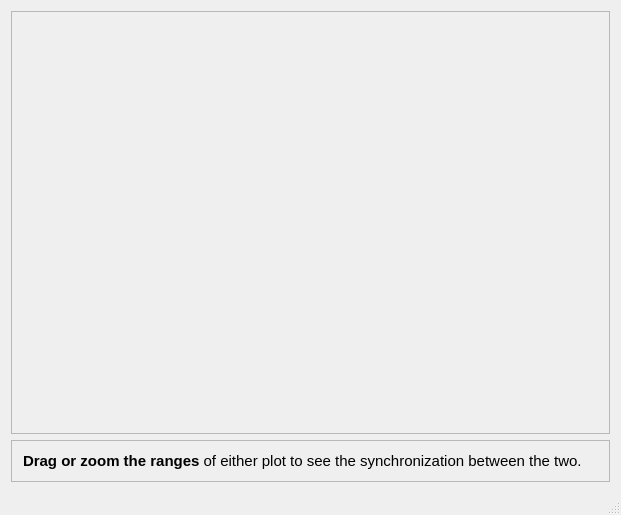
<?xml version="1.0" encoding="UTF-8"?>
<ui version="4.0">
 <class>MainWindow</class>
 <widget class="QMainWindow" name="MainWindow">
  <property name="geometry">
   <rect>
    <x>0</x>
    <y>0</y>
    <width>621</width>
    <height>515</height>
   </rect>
  </property>
  <property name="windowTitle">
   <string>QCustomPlot Synchronization Example</string>
  </property>
  <widget class="QWidget" name="centralWidget">
   <layout class="QVBoxLayout" name="verticalLayout">
    <item>
     <widget class="QFrame" name="frame_2">
      <property name="frameShape">
       <enum>QFrame::StyledPanel</enum>
      </property>
      <property name="frameShadow">
       <enum>QFrame::Sunken</enum>
      </property>
      <property name="lineWidth">
       <number>1</number>
      </property>
      <property name="midLineWidth">
       <number>0</number>
      </property>
      <layout class="QVBoxLayout" name="verticalLayout_3">
       <property name="spacing">
        <number>0</number>
       </property>
       <property name="margin">
        <number>0</number>
       </property>
       <item>
        <widget class="QCustomPlot" name="customPlot" native="true">
         <property name="sizePolicy">
          <sizepolicy hsizetype="Preferred" vsizetype="MinimumExpanding">
           <horstretch>0</horstretch>
           <verstretch>0</verstretch>
          </sizepolicy>
         </property>
        </widget>
       </item>
       <item>
        <widget class="QCustomPlot" name="customPlot2" native="true">
         <property name="sizePolicy">
          <sizepolicy hsizetype="Preferred" vsizetype="MinimumExpanding">
           <horstretch>0</horstretch>
           <verstretch>0</verstretch>
          </sizepolicy>
         </property>
        </widget>
       </item>
      </layout>
     </widget>
    </item>
    <item>
     <widget class="QFrame" name="frame">
      <property name="frameShape">
       <enum>QFrame::StyledPanel</enum>
      </property>
      <property name="frameShadow">
       <enum>QFrame::Raised</enum>
      </property>
      <layout class="QVBoxLayout" name="verticalLayout_2">
       <item>
        <widget class="QLabel" name="label">
         <property name="text">
          <string>&lt;!DOCTYPE HTML PUBLIC &quot;-//W3C//DTD HTML 4.0//EN&quot; &quot;http://www.w3.org/TR/REC-html40/strict.dtd&quot;&gt;
&lt;html&gt;&lt;head&gt;&lt;meta name=&quot;qrichtext&quot; content=&quot;1&quot; /&gt;&lt;style type=&quot;text/css&quot;&gt;
p, li { white-space: pre-wrap; }
&lt;/style&gt;&lt;/head&gt;&lt;body style=&quot; font-family:'Droid Sans'; font-size:10pt; font-weight:400; font-style:normal;&quot;&gt;
&lt;p style=&quot; margin-top:0px; margin-bottom:0px; margin-left:0px; margin-right:0px; -qt-block-indent:0; text-indent:0px;&quot;&gt;&lt;span style=&quot; font-family:'Ubuntu'; font-size:11pt; font-weight:600;&quot;&gt;Drag or zoom the ranges&lt;/span&gt;&lt;span style=&quot; font-family:'Ubuntu'; font-size:11pt;&quot;&gt; of either plot to see the synchronization between the two.&lt;/span&gt;&lt;/p&gt;&lt;/body&gt;&lt;/html&gt;</string>
         </property>
        </widget>
       </item>
      </layout>
     </widget>
    </item>
   </layout>
  </widget>
  <widget class="QMenuBar" name="menuBar">
   <property name="geometry">
    <rect>
     <x>0</x>
     <y>0</y>
     <width>621</width>
     <height>27</height>
    </rect>
   </property>
  </widget>
  <widget class="QStatusBar" name="statusBar"/>
 </widget>
 <layoutdefault spacing="6" margin="11"/>
 <customwidgets>
  <customwidget>
   <class>QCustomPlot</class>
   <extends>QWidget</extends>
   <header>../../qcustomplot.h</header>
   <container>1</container>
  </customwidget>
 </customwidgets>
 <resources/>
 <connections/>
</ui>
